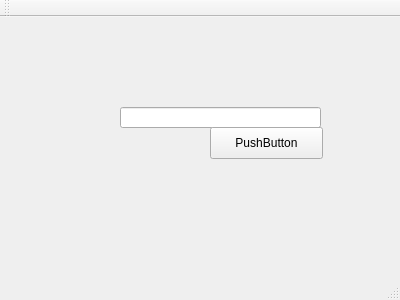
<?xml version="1.0" encoding="UTF-8"?>
<ui version="4.0">
 <class>MainWindow</class>
 <widget class="QMainWindow" name="MainWindow">
  <property name="geometry">
   <rect>
    <x>0</x>
    <y>0</y>
    <width>400</width>
    <height>300</height>
   </rect>
  </property>
  <property name="windowTitle">
   <string>MainWindow</string>
  </property>
  <widget class="QWidget" name="centralWidget">
   <widget class="QLineEdit" name="lineEdit">
    <property name="geometry">
     <rect>
      <x>120</x>
      <y>90</y>
      <width>201</width>
      <height>21</height>
     </rect>
    </property>
   </widget>
   <widget class="QPushButton" name="PushButton">
    <property name="geometry">
     <rect>
      <x>210</x>
      <y>110</y>
      <width>113</width>
      <height>32</height>
     </rect>
    </property>
    <property name="text">
     <string>PushButton</string>
    </property>
   </widget>
  </widget>
  <widget class="QMenuBar" name="menuBar">
   <property name="geometry">
    <rect>
     <x>0</x>
     <y>0</y>
     <width>400</width>
     <height>22</height>
    </rect>
   </property>
  </widget>
  <widget class="QToolBar" name="mainToolBar">
   <attribute name="toolBarArea">
    <enum>TopToolBarArea</enum>
   </attribute>
   <attribute name="toolBarBreak">
    <bool>false</bool>
   </attribute>
  </widget>
  <widget class="QStatusBar" name="statusBar"/>
 </widget>
 <layoutdefault spacing="6" margin="11"/>
 <resources/>
 <connections/>
</ui>
